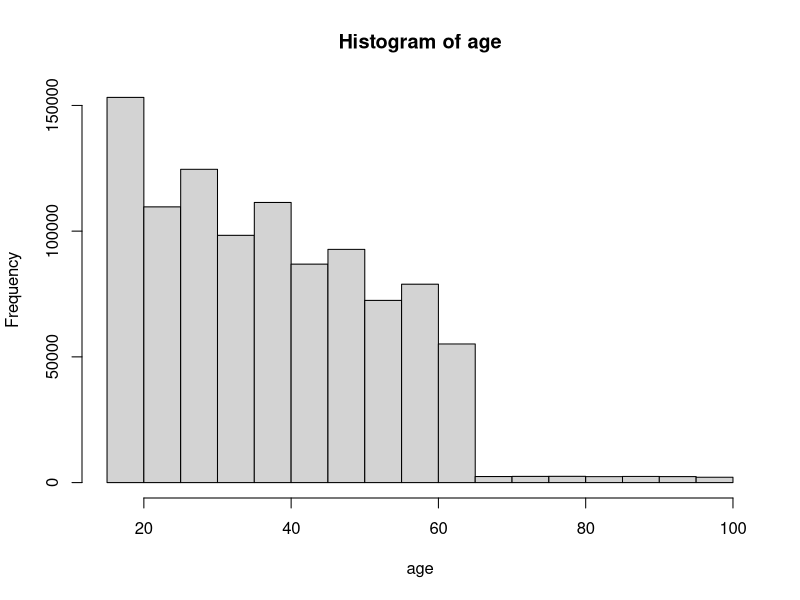
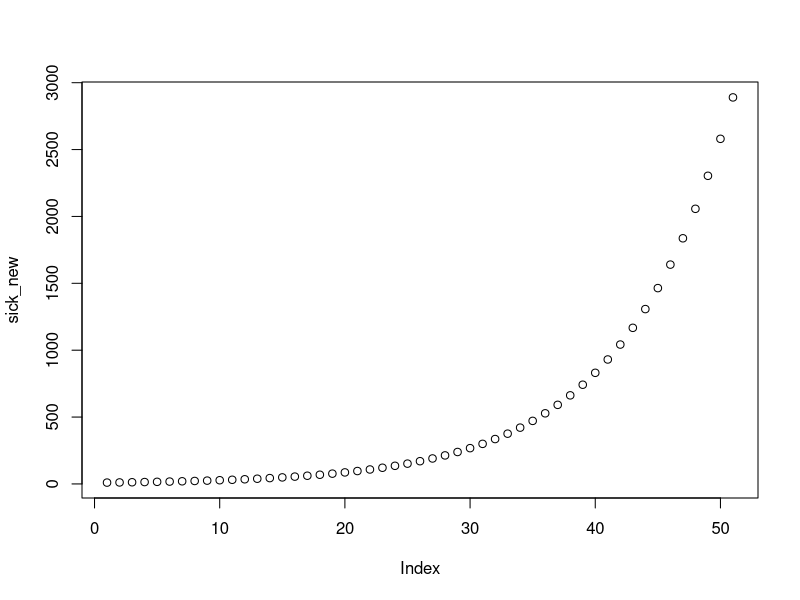
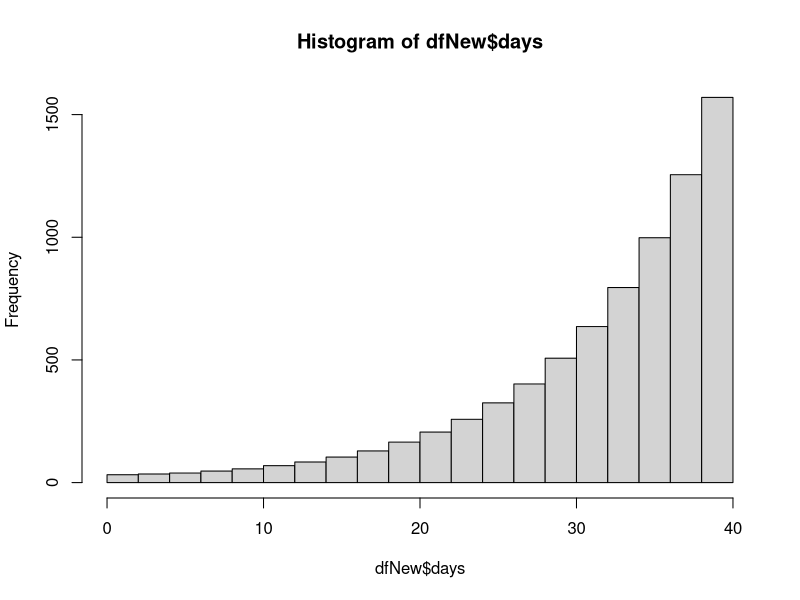
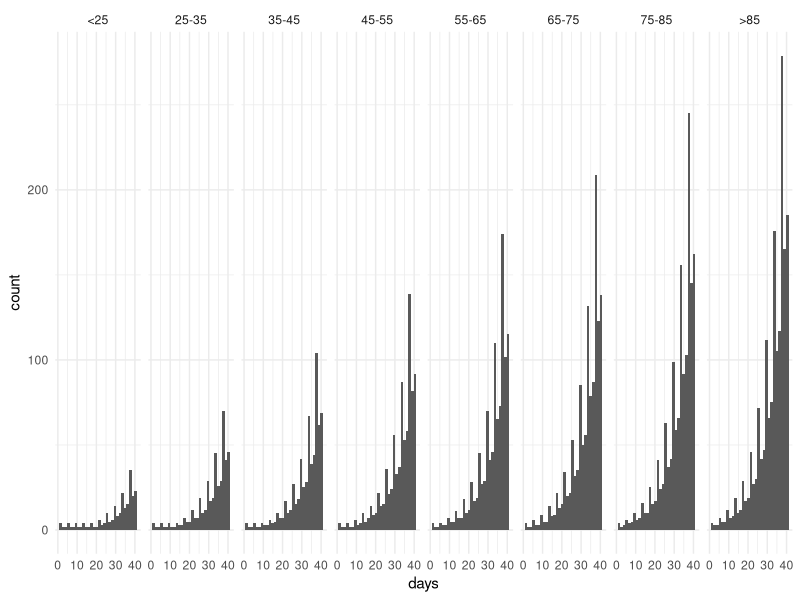

Write the R code that produced these figures, in order. (Note: this script raises an error after producing the figures.)
## ---- chunk 1
library(tidyverse)
library(ggplot2)
library(survey)
library(survival)
library(survminer)

## ---- chunk 2
N = 1000000 # number of people
id <- 1:N
# build proportion of ages
(dat <- data.frame(min=c(15, 25, 35, 45, 55, 65), max=c(24, 34, 44, 54, 64, 100), prop=c(0.15, 0.134, 0.12, 0.1, 0.085,0.01)))
set.seed(144)  # For reproducibility
rows <- sample(nrow(dat), N, replace=TRUE, prob=dat$prop)
table(rows)
age <- round(dat$min[rows] + runif(N) * (dat$max[rows] - dat$min[rows]))
hist(age)
summary(age)

# gender
gender <- sample(c(0,1), N, replace = TRUE, prob = c(0.51, 0.49))
table(gender)

df <- tibble(id=id,age=age, gender=gender)

# generate age groups (for future use)
df$ageGroup <- cut(df$age, breaks=c(14,25,35,45,55,65,75,85,101), labels=c('<25','25-35','35-45','45-55','55-65','65-75','75-85','>85'))
## ---- chunk 3
# set r rate
r=1.12
x <- round(N - N/3) # number of subjects - remove half to keep enough way for the assignment
sick <- 0
sick_new <- c(10)
 
for (i in 1:50) {
  print(i)
  x_new = x - sick
  #beta = rbeta(1,1,20)
  if(x_new > sick_new[i]*r) {
  sick_new[i+1] <- sick_new[i] * r #rbinom(1, x_new, beta)
  # assign to people
  
  sick <- sick + sick_new[i+1]
  } else {
    print('no more')
  }
  
}
plot(sick_new)


## ---- chunk 4
ndf = round(N/5) # set number to sample from
# age has 8 groups
aUnit <- 28*2.13 # every decade (age)
ageProp <- 1 / aUnit ## 0.0023
# gender has two
sexProp <- 1 / 1.69
propT <- data.frame(ID=sample(ndf), Name=sample(ndf), 
    ageGroup=sample(c('<25','25-35','35-45','45-55','55-65','65-75','75-85','>85'), ndf, prob=c(ageProp, ageProp*2, ageProp*3, ageProp*4, ageProp*5, ageProp*6, ageProp*7, ageProp*8), replace=TRUE),
    gender=sample(c(1, 0), ndf, prob=c(sexProp, 1-sexProp), replace=TRUE))

ageSexInt <- interaction(propT$ageGroup, propT$gender)
props <- table(ageSexInt)/length(ageSexInt) # generate proportion table for sampling



## ---- chunk 5
# run first outside of loop to create dfNew
dfTest <- df
dfTest$days <- 101 # set number of days higher then we want
dNum <- sick_new[1] # numbe
nstrat <- as.vector(round(dNum*props))
names(nstrat) <- names(props)
nstrat[nstrat==0] <- 1 # need to solve - for now to avoid zeores
dfRows <- stratsample(interaction(df$ageGroup, df$gender), nstrat)
dfNew <-  dfTest[dfRows,]
dfNew$days = 1
dfTest <- dfTest[-dfRows,]

for (j in 2:40) {
  dNum <- sick_new[j] # numbe
 # print(j)
  nstrat <- as.vector(round(dNum*props))
  names(nstrat) <- names(props)
  nstrat[nstrat==0] <- 1 
  dfRows <- stratsample(interaction(dfTest$ageGroup, dfTest$gender), nstrat)
  dfTemp <- dfTest[dfRows,]
  dfTemp$days = j
  dfNew <-  rbind(dfNew, dfTemp)
  
  dfTest <- dfTest[-dfRows,]

}

# add to original data
dfBoth <- rbind(dfNew, dfTest) # add entire population
## ---- chunk 6
nrow(subset(dfNew,gender==1)) / nrow(subset(dfNew,gender==0)) # ratio if 1.686 as expected
hist(dfNew$days)
ggplot(dfNew, aes(x=days)) + geom_histogram() + facet_grid(~ageGroup) + theme_minimal()
## ---- chunk 7
# create a censor variable
# create a censore variable who survived more than 30 days
dfBoth$month <- case_when(dfBoth$days <= 30 ~ 1, TRUE ~ 0) # currently for 30 days survival
dfBoth$ageGroup <- relevel(dfBoth$ageGroup, ref='>85')
dfBoth$gender <- factor(dfBoth$gender, levels=c(0,1))
surv <- Surv(time = dfBoth$days, event = dfBoth$month)  
summary(surv)

# now cox analysis
fit.cox <- coxph(surv ~ ageGroup + gender, 
                   data = dfBoth)
ggforest(fit.cox, data = dfBoth)
